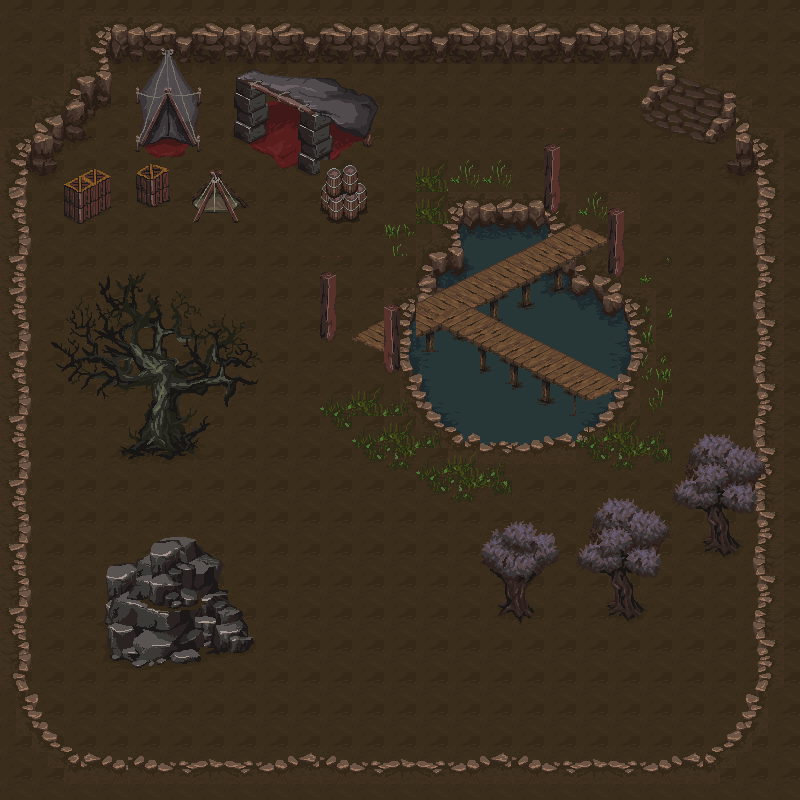

The image is a tile-based game level rendered from a .tmx file. Its description and source (layers, tilesets, objects; grid data summarised) follow:
An orthogonal 25x25 tile map with 32x32 px tiles, 4 tile layers (navigation, floor, background, decoration2), 6 tilesets and 46 objects (24x ENEMY_START, 22x PLAYER_START).

<map version="1.2" tiledversion="1.3.3" orientation="orthogonal" renderorder="right-down" compressionlevel="0" width="25" height="25" tilewidth="32" tileheight="32" infinite="0" nextlayerid="8" nextobjectid="114">
 <tileset firstgid="1" name="decorative" tilewidth="32" tileheight="32" tilecount="512" columns="32">
  <image source="tilesets/szadi/MagicPixels W1/decorative.png" width="1024" height="512" />
 </tileset>
 <tileset firstgid="513" name="grass_static" tilewidth="32" tileheight="32" tilecount="64" columns="8">
  <image source="tilesets/szadi/MagicPixels W1/grass_static.png" width="256" height="256" />
  <tile id="0">
   <properties>
    <property name="walkable" value="true" />
   </properties>
  </tile>
 </tileset>
 <tileset firstgid="577" name="mainlevbuild_1" tilewidth="32" tileheight="32" tilecount="1024" columns="32">
  <image source="tilesets/szadi/MagicPixels W1/mainlevbuild_1.png" width="1024" height="1024" />
 </tileset>
 <tileset firstgid="1601" name="mainlevbuild_2" tilewidth="32" tileheight="32" tilecount="512" columns="32">
  <image source="tilesets/szadi/MagicPixels W1/mainlevbuild_2.png" width="1024" height="512" />
 </tileset>
 <tileset firstgid="2113" name="rocks_other" tilewidth="32" tileheight="32" tilecount="1024" columns="32">
  <image source="tilesets/szadi/MagicPixels W1/rocks_other.png" width="1024" height="1024" />
 </tileset>
 <tileset firstgid="3137" name="trees_other" tilewidth="32" tileheight="32" tilecount="1024" columns="32">
  <image source="tilesets/szadi/MagicPixels W1/trees_other.png" width="1024" height="1024" />
 </tileset>
 <layer id="5" name="navigation" width="25" height="25">
  <data>[625 cells, 499 non-empty, 1 distinct tile ids]</data>
 </layer>
 <layer id="7" name="floor" width="25" height="25">
  <data>[625 cells, 625 non-empty, 1 distinct tile ids]</data>
 </layer>
 <layer id="1" name="background" width="25" height="25">
  <data>[625 cells, 261 non-empty, 160 distinct tile ids]</data>
 </layer>
 <layer id="4" name="decoration2" width="25" height="25">
  <data>[625 cells, 247 non-empty, 207 distinct tile ids]</data>
 </layer>
 <objectgroup id="6" name="Spawn points">
  <object id="1" name="PLAYER_START" x="64" y="160" width="32" height="32" />
  <object id="2" name="PLAYER_START" x="256" y="448" width="32" height="32" />
  <object id="3" name="PLAYER_START" x="64" y="352" width="32" height="32" />
  <object id="4" name="PLAYER_START" x="224" y="480" width="32" height="32" />
  <object id="5" name="PLAYER_START" x="64" y="544" width="32" height="32" />
  <object id="6" name="PLAYER_START" x="64" y="640" width="32" height="32" />
  <object id="7" name="ENEMY_START" x="704" y="640" width="32" height="32" />
  <object id="8" name="ENEMY_START" x="608" y="640" width="32" height="32" />
  <object id="9" name="ENEMY_START" x="640" y="672" width="32" height="32" />
  <object id="10" name="ENEMY_START" x="672" y="672" width="32" height="32" />
  <object id="13" name="ENEMY_START" x="672" y="640" width="32" height="32" />
  <object id="14" name="ENEMY_START" x="704" y="608" width="32" height="32" />
  <object id="15" name="ENEMY_START" x="640" y="640" width="32" height="32" />
  <object id="16" name="ENEMY_START" x="672" y="608" width="32" height="32" />
  <object id="17" name="ENEMY_START" x="672" y="576" width="32" height="32" />
  <object id="18" name="ENEMY_START" x="704" y="576" width="32" height="32" />
  <object id="19" name="ENEMY_START" x="672" y="480" width="32" height="32" />
  <object id="20" name="ENEMY_START" x="672" y="544" width="32" height="32" />
  <object id="24" name="ENEMY_START" x="64" y="480" width="32" height="32" />
  <object id="87" name="PLAYER_START" x="64" y="224" width="32" height="32" />
  <object id="88" name="PLAYER_START" x="256" y="384" width="32" height="32" />
  <object id="89" name="PLAYER_START" x="192" y="256" width="32" height="32" />
  <object id="90" name="PLAYER_START" x="256" y="320" width="32" height="32" />
  <object id="91" name="PLAYER_START" x="64" y="608" width="32" height="32" />
  <object id="92" name="PLAYER_START" x="64" y="576" width="32" height="32" />
  <object id="93" name="PLAYER_START" x="256" y="544" width="32" height="32" />
  <object id="94" name="PLAYER_START" x="256" y="576" width="32" height="32" />
  <object id="95" name="PLAYER_START" x="192" y="480" width="32" height="32" />
  <object id="96" name="PLAYER_START" x="64" y="384" width="32" height="32" />
  <object id="97" name="PLAYER_START" x="64" y="320" width="32" height="32" />
  <object id="98" name="PLAYER_START" x="256" y="480" width="32" height="32" />
  <object id="99" name="PLAYER_START" x="256" y="416" width="32" height="32" />
  <object id="100" name="PLAYER_START" x="256" y="352" width="32" height="32" />
  <object id="101" name="PLAYER_START" x="160" y="256" width="32" height="32" />
  <object id="102" name="PLAYER_START" x="256" y="256" width="32" height="32" />
  <object id="103" name="ENEMY_START" x="672" y="512" width="32" height="32" />
  <object id="104" name="ENEMY_START" x="672" y="448" width="32" height="32" />
  <object id="105" name="ENEMY_START" x="672" y="416" width="32" height="32" />
  <object id="106" name="ENEMY_START" x="704" y="416" width="32" height="32" />
  <object id="107" name="ENEMY_START" x="736" y="416" width="32" height="32" />
  <object id="108" name="ENEMY_START" x="672" y="384" width="32" height="32" />
  <object id="109" name="ENEMY_START" x="704" y="384" width="32" height="32" />
  <object id="110" name="ENEMY_START" x="736" y="384" width="32" height="32" />
  <object id="111" name="ENEMY_START" x="672" y="352" width="32" height="32" />
  <object id="112" name="ENEMY_START" x="704" y="352" width="32" height="32" />
  <object id="113" name="ENEMY_START" x="736" y="352" width="32" height="32" />
 </objectgroup>
</map>
